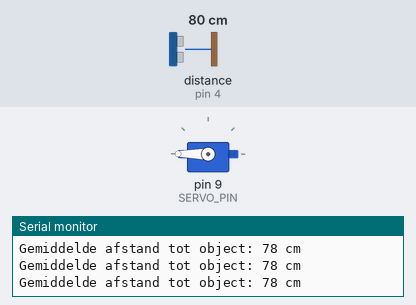
Bench run of a sketch on a simulated Arduino Uno, built with avr-gcc and run on an emulated ATmega328P. On the bench: servo, the last lines printed to the serial monitor. Wiring (inferred from the names in the program): ultrasonic range finder: trigger pin 3; echo pin 4. The test bench sets the inputs (shaded band); at power-on: distance to the obstacle (sensor on pin 4) 80 cm. The echo pulse lasts 58.3 µs per cm.

Above: at 1.2 s.
1.3 s: distance to the obstacle (sensor on pin 4) set to 2 cm
At 1.44 s:
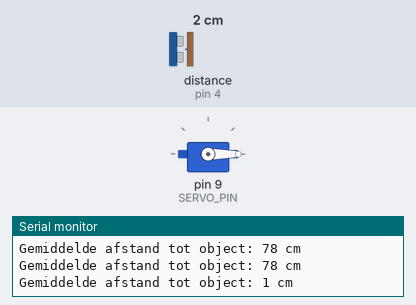
4.3 s: distance to the obstacle (sensor on pin 4) set to 9 cm
5.8 s: distance to the obstacle (sensor on pin 4) set to 18 cm
At 6.5 s:
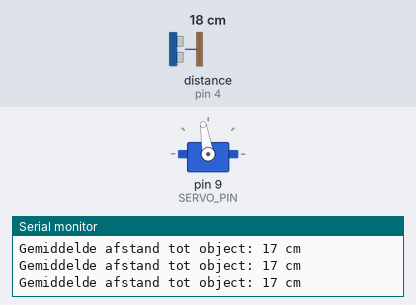
7.4 s: distance to the obstacle (sensor on pin 4) set to 60 cm
At 8.6 s:
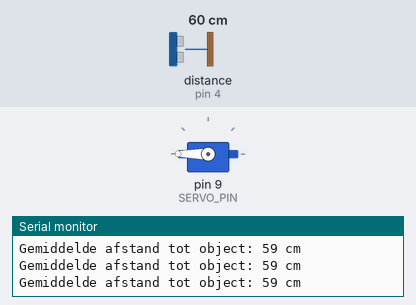
8.9 s: distance to the obstacle (sensor on pin 4) set to 27 cm
At 9.8 s:
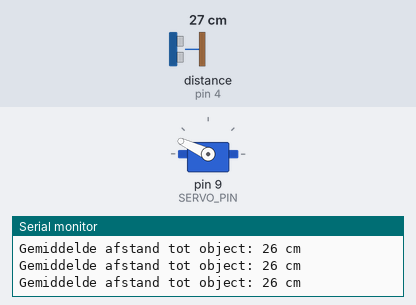
10.4 s: distance to the obstacle (sensor on pin 4) set to 35 cm
At 11.5 s:
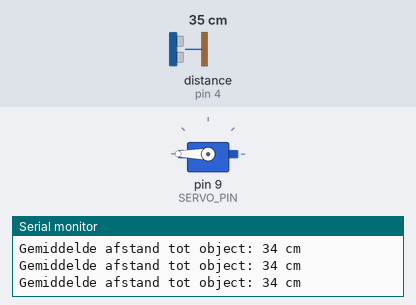
Timing chart, 0 to 12.9 s (numbered marks = the images above; inputs shaded):
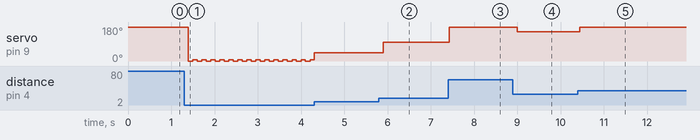

Measured:
- after the input at 1.3 s, servo on pin 9 (SERVO_PIN): alternates 6° for 0.10 s and 0° for 0.10 s, starting after 0.10 s
- after the input at 5.8 s, servo on pin 9 (SERVO_PIN): 43° → 99° after 0.10 s
- after the input at 7.4 s, servo on pin 9 (SERVO_PIN): 99° → 180° at once
- after the input at 8.9 s, servo on pin 9 (SERVO_PIN): 180° → 155° after 0.10 s
- after the input at 10.4 s, servo on pin 9 (SERVO_PIN): 155° → 180° after 0.05 s

The sketch:

case_study_trash.ino
```cpp
#include <Servo.h>

#define TRIG_PIN 3    // Pin verbonden met de TRIG pin van de ultrasone sensor
#define ECHO_PIN 4    // Pin verbonden met de ECHO pin van de ultrasone sensor
#define SERVO_PIN 9   // Pin verbonden met het besturingssignaal van de servomotor

Servo servoMotor;
int initialPosition = 180; // Initial position of the servo motor

void setup() {
  pinMode(TRIG_PIN, OUTPUT);
  pinMode(ECHO_PIN, INPUT);
  servoMotor.attach(SERVO_PIN);
  servoMotor.write(initialPosition); // Move servo to initial position
  Serial.begin(9600);
}

void loop() {
  /*Variabelen om de som van de laatste 5 metingen en het aantal metingen op te slaan (5 metingen geeft het beste het verschil weer tussen reactiviteit en accuracy, hierdoor is de
  overgang tussen metingen wat vloeiender en oogt het ook beter.)*/
  int som = 0;
  int teller = 0;

  // Neem 5 metingen en bereken hun gemiddelde
  for (int i = 0; i < 5; i++) {
    // Activeer de ultrasone sensor om een meting te starten
    digitalWrite(TRIG_PIN, LOW);
    delayMicroseconds(2);
    digitalWrite(TRIG_PIN, HIGH);
    delayMicroseconds(10);
    digitalWrite(TRIG_PIN, LOW);

    // Meet de echo-tijd om de afstand te bepalen
    long duur = pulseIn(ECHO_PIN, HIGH);

    // Bereken de afstand tot het object (in cm)
    int afstand = duur * 0.034 / 2;

    // Voeg de afstand toe aan de som
    som += afstand;

    // metingen optellen
    teller++;

    // Als de afstand kleiner is dan of gelijk is aan 30 cm, pas de positie van de servo aan
    if (afstand <= 30) {
      // Bereken de positie van de servo lineair van 30cm (180 graden) naar 1cm (0 graden)
      // Door de afstand rechtstreeks te mappen naar de servo hoek
      int hoek = map(afstand, 1, 30, 0, 180); // Afstand van 1-30 cm wordt omgezet naar servo hoek van 0-180 graden
      servoMotor.write(hoek); // Positioneer de servo
    } else {
      // Als de afstand groter is dan 30 cm, beweeg de servo terug naar de initiële positie
      servoMotor.write(initialPosition); // Terug naar initiële positie
    }
  }

  // Bereken de gemiddelde afstand van de laatste drie metingen
  int gemiddelde_afstand = som / teller;

  // Geef de gemiddelde afstand weer op de seriële monitor
  Serial.print("Gemiddelde afstand tot object: ");
  Serial.print(gemiddelde_afstand);
  Serial.println(" cm");

  // Korte vertraging voor de volgende iteratie van de loop
  delay(100);
}


/*Uitleg code:

De omzetting van de gemeten echo-tijd naar centimeters gebeurt met behulp van de formule:
afstand=echo tijd×0.0342afstand=2echo tijd×0.034
Hierbij wordt aangenomen dat geluid zich met een snelheid van ongeveer 0,034 cm/μs door de lucht verplaatst. Omdat de ultrasone sensor de tijd meet die het
geluid nodig heeft om heen en terug te reizen
vanaf het object, wordt de gemeten tijd door twee gedeeld om de afstand tot het object te berekenen.
De aansturing van de servo naar een specifieke hoek wordt bepaald door de map() functie in de code. Deze functie werkt als volgt:
int hoek = map(afstand, 1, 30, 0, 180);
Dit betekent dat de variabele hoek wordt ingesteld op een waarde die wordt afgeleid van de variabele afstand.
De map() functie herschaalt een waarde van het ene bereik naar het andere. In dit geval wordt de gemeten afstand (afstand) herschaald van het bereik van 1 tot 30 cm naar
het bereik van 0 tot 180 graden (de mogelijke hoeken van de servo in onze bouw). Met andere woorden, de gemeten afstand wordt omgezet naar een geschikte hoek voor de servo,
 waarbij 1 cm overeenkomt met 0 graden en 30 cm overeenkomt met 180 graden. Deze lineaire mapping zorgt ervoor dat de servo de positie aanpast op basis van de gemeten afstand.
 heeft contextmenu
Opstellen.*/
```
